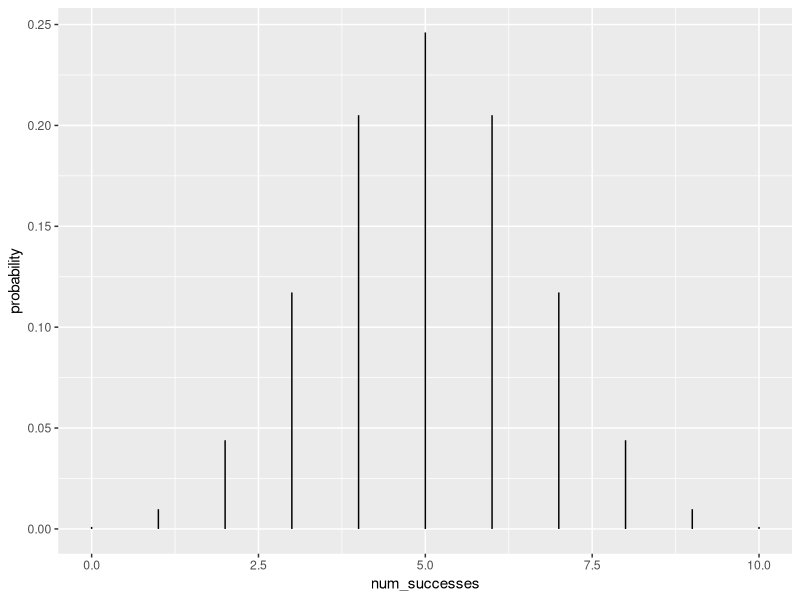
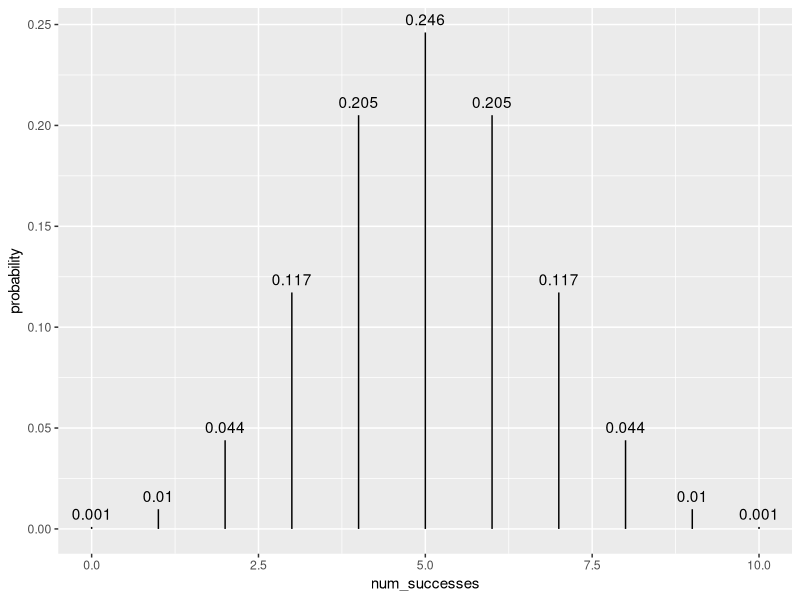
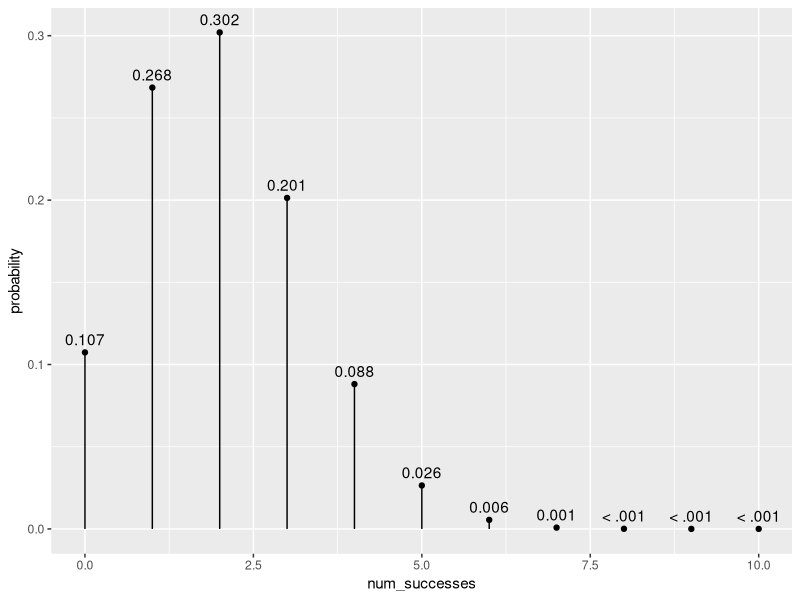
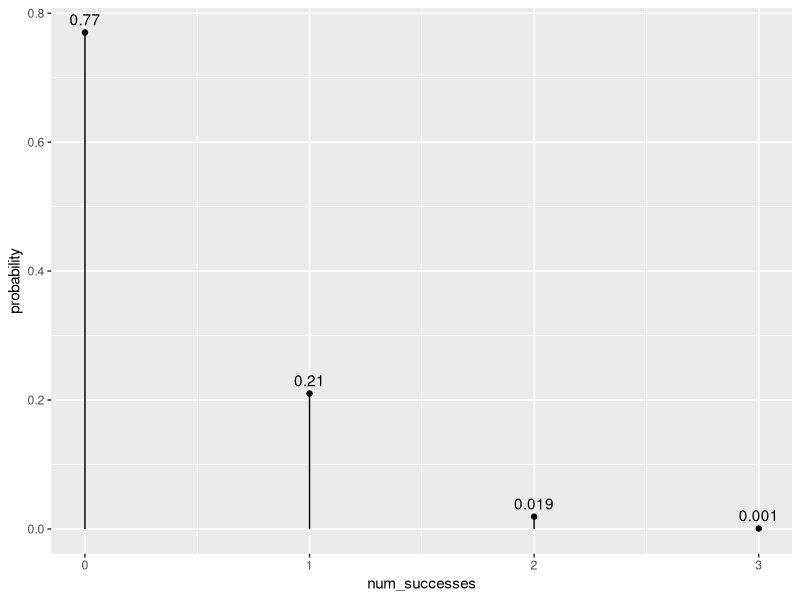

Source code (R) for these figures, in order:
## ---- chunk 1
knitr::opts_chunk$set(echo = TRUE)
library(tidyverse)
## ---- chunk 2

tidy_dbinom <- function(single_trial_prob = .5, num_trials = 10){

  num_successes <- 0:num_trials
  probability <- stats::dbinom(x = num_successes, size = num_trials, prob = single_trial_prob)

  tibble::tibble(num_successes, probability, single_trial_prob, num_trials)

}

tidy_dbinom()

## ---- chunk 3
compute_group_post <- function(data, scales){

  data$xend <- data$x
  data$yend <- 0

  data

}

statPost <- ggplot2::ggproto(`_class` = "statPost",
                    `_inherit` = ggplot2::Stat,
                    required_aes = c("x", "y"),
                    compute_group = compute_group_post)



geom_post <- function(
  mapping = NULL,
  data = NULL,
  position = "identity",
  na.rm = FALSE,
  show.legend = NA,
  inherit.aes = TRUE, ...) {
  ggplot2::layer(
    stat = statPost,  # proto object from step 2
    geom = ggplot2::GeomSegment,  # inherit other behavior
    data = data,
    mapping = mapping,
    position = position,
    show.legend = show.legend,
    inherit.aes = inherit.aes,
    params = list(na.rm = na.rm, ...)
  )
}

ggplot(data = tidy_dbinom()) +
aes(x = num_successes, y = probability) +
geom_post()
## ---- chunk 4
compute_group_post_label <- function(data, scales, round_digits = 3){

  return_small = rep(0, round_digits - 1) %>% paste(collapse = "") %>% paste0("< .", . , "1")

  data$xend <- data$x
  data$yend <- 0
  data$label <- round(data$y, digits = round_digits)
  data$label <- ifelse(data$label == 0 , return_small, data$label)

  data

}

statPostlabel <- ggplot2::ggproto(`_class` = "statPostlabel",
                    `_inherit` = ggplot2::Stat,
                    required_aes = c("x", "y"),
                    compute_group = compute_group_post_label)



geom_post_label <- function(
  mapping = NULL,
  data = NULL,
  position = "identity",
  na.rm = FALSE,
  show.legend = NA,
  inherit.aes = TRUE,
  vjust = -.6, ...) {
  ggplot2::layer(
    stat = statPostlabel,  # proto object from step 2
    geom = ggplot2::GeomText,  # inherit other behavior
    data = data,
    mapping = mapping,
    position = position,
    show.legend = show.legend,
    inherit.aes = inherit.aes,
    params = list(na.rm = na.rm, vjust = vjust, ...)
  )
}


library(ggplot2)

ggplot(data = tidy_dbinom()) +
aes(x = num_successes, y = probability) +
geom_post() +
geom_post_label()


## ---- chunk 5


geom_lollipop <- function(annotate = FALSE, ...){

  if(annotate){
  list(
    geom_post(...),
    geom_point(...),
    geom_post_label(...)
  )
  }else{
    list(
      geom_post(...),
      geom_point(...)
    )
  }


}

library(ggplot2)
ggplot(data = tidy_dbinom(num_trials = 10, single_trial_prob = .2)) +
aes(x = num_successes, y = probability) +
geom_lollipop(annotate = TRUE)


## ---- chunk 6

stamp_dbinom <- function(single_trial_prob = .5, num_trials = 10, annotate = FALSE){

  geom_lollipop(annotate = annotate,
                data = tidy_dbinom(single_trial_prob = single_trial_prob,
                                   num_trials = num_trials),
                mapping = ggplot2::aes(x = num_successes, y = probability))

}

ggplot() +
stamp_dbinom(single_trial_prob = 1/12, 
             num_trials = 3,
             annotate=TRUE)
